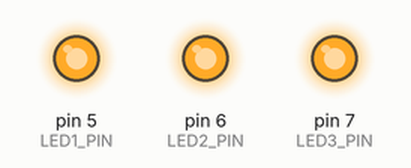
Recording of a sketch running on a simulated Arduino Uno, built with avr-gcc and run on an emulated ATmega328P. Parts: output pins drawn as LEDs (lit = HIGH).

Above: at 0.09 s.
At 0.29 s:
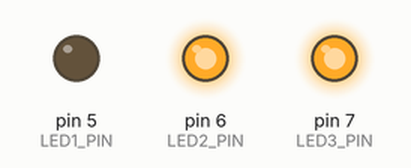
At 0.87 s:
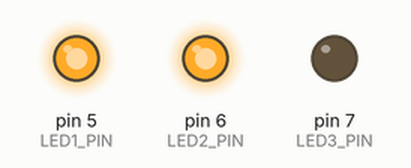
At 1.46 s:
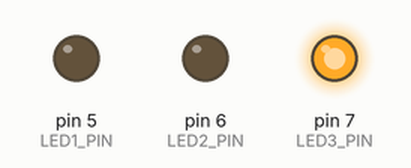
At 2.04 s:
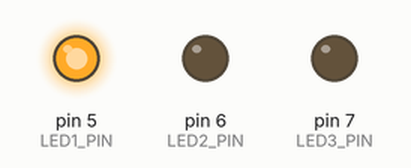
At 2.82 s:
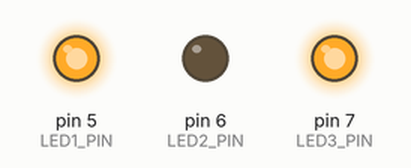
Timing chart, 0 to 3.1 s (numbered marks = the images above):
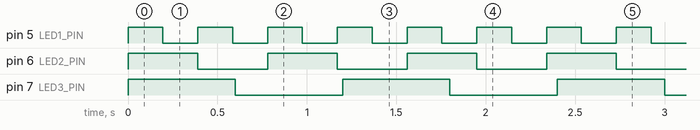

Measured:
- by itself, pin 5 (LED1_PIN): alternates HIGH for 0.19 s and LOW for 0.20 s
- by itself, pin 6 (LED2_PIN): alternates HIGH for 0.39 s and LOW for 0.39 s
- by itself, pin 7 (LED3_PIN): alternates HIGH for 0.60 s and LOW for 0.60 s

The sketch:

BlinkWithoutDelay_FreeRTOS.ino
```cpp
#include <Arduino_FreeRTOS.h>

#define LED1_PIN 5
#define LED2_PIN 6
#define LED3_PIN 7

#define LED1_INTERVAL 200
#define LED2_INTERVAL 400
#define LED3_INTERVAL 600

unsigned long LED1_previousMillis = 0;
unsigned long LED2_previousMillis = 0;
unsigned long LED3_previousMillis = 0;

void TaskBlink1( void *pvParameters );
void TaskBlink2( void *pvParameters );
void TaskBlink3( void *pvParameters );

void setup() {
  xTaskCreate(TaskBlink1, "Blink1", 128, NULL, 0, NULL);
  xTaskCreate(TaskBlink2, "Blink2", 128, NULL, 0, NULL);
  xTaskCreate(TaskBlink3, "Blink3", 128, NULL, 0, NULL);
}

void loop() {
  // Empty. Things are done in Tasks.
}

/*--------------------------------------------------*/
/*---------------------- Tasks ---------------------*/
/*--------------------------------------------------*/

void TaskBlink1(void *pvParameters)  // This is a task.
{
  (void) pvParameters;
  DDRD |= (1 << LED1_PIN);
  TickType_t xLastWakeTime = xTaskGetTickCount ();

  while (1) {
    int val = (PIND & (1 << LED1_PIN)) >> LED1_PIN;
    PORTD = (val) ? ( PORTD & ~(1 << LED1_PIN) ) : ( PORTD | (1 << LED1_PIN) );
    vTaskDelayUntil( &xLastWakeTime, LED1_INTERVAL / portTICK_PERIOD_MS );
  }
}

void TaskBlink2(void *pvParameters)  // This is a task.
{
  (void) pvParameters;
  DDRD |= (1 << LED2_PIN);
  TickType_t xLastWakeTime = xTaskGetTickCount ();

  while (1) {
    int val = (PIND & (1 << LED2_PIN)) >> LED2_PIN;
    PORTD = (val) ? ( PORTD & ~(1 << LED2_PIN) ) : ( PORTD | (1 << LED2_PIN) );
    vTaskDelayUntil( &xLastWakeTime, LED2_INTERVAL / portTICK_PERIOD_MS );
  }
}

void TaskBlink3(void *pvParameters)  // This is a task.
{
  (void) pvParameters;
  DDRD |= (1 << LED3_PIN);
  TickType_t xLastWakeTime = xTaskGetTickCount ();

  while (1) {
    int val = (PIND & (1 << LED3_PIN)) >> LED3_PIN;
    PORTD = (val) ? ( PORTD & ~(1 << LED3_PIN) ) : ( PORTD | (1 << LED3_PIN) );
    vTaskDelayUntil( &xLastWakeTime, LED3_INTERVAL / portTICK_PERIOD_MS );
  }
}
```
